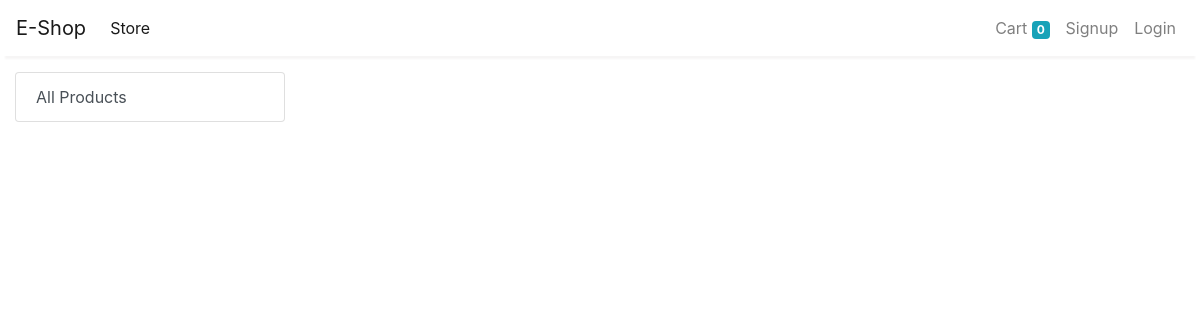
The page /store?category=2 on the database as committed earlier.
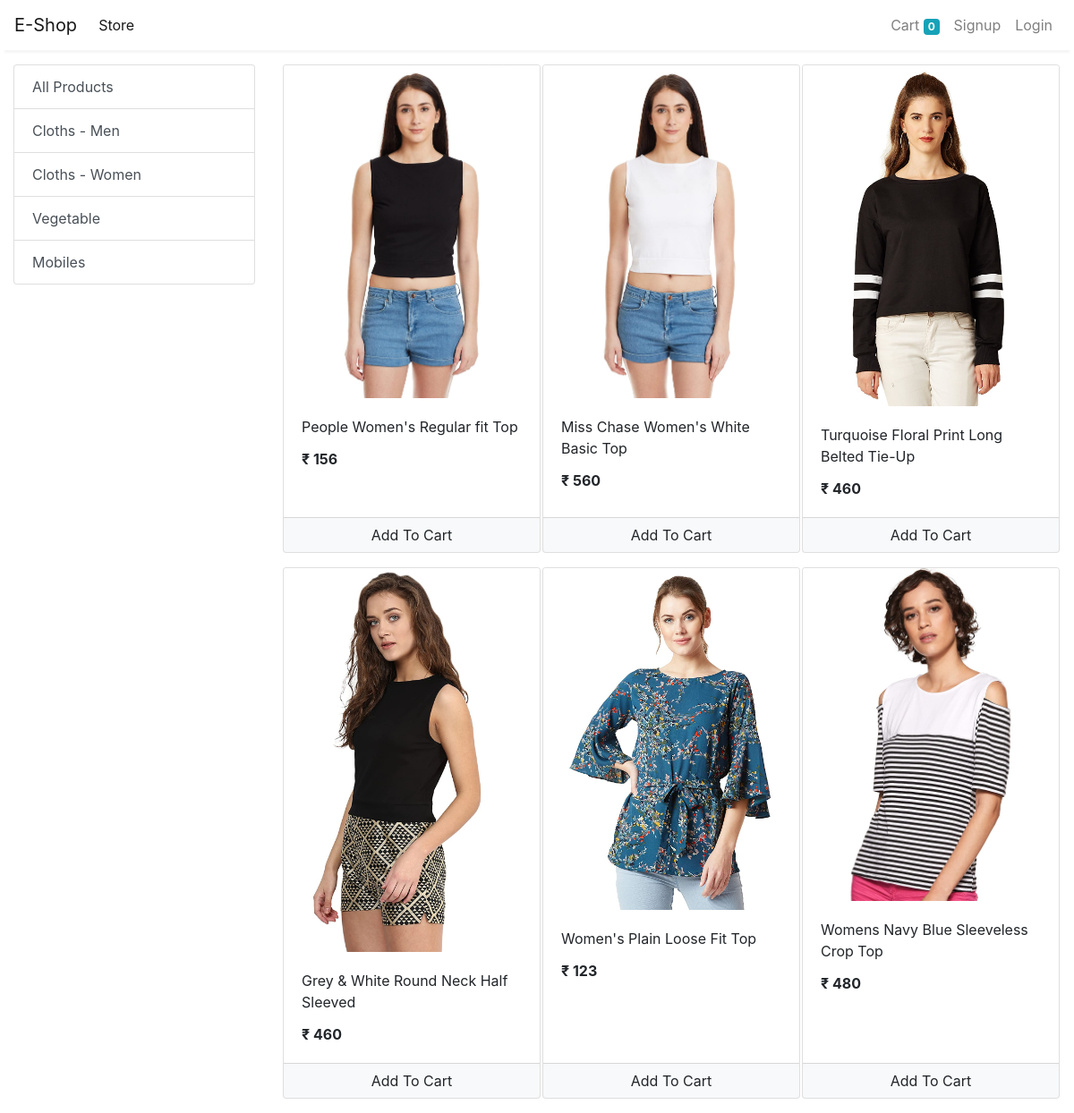
The same page on the database as committed later.
### store/models/category.py (models this page shows, shortened)
class Category(models.Model):
    name = models.CharField(max_length=20)
    @staticmethod
    def get_all_categories():
        return Category.objects.all()

### store/models/product.py (models this page shows, shortened)
class Product(models.Model):
    name = models.CharField(max_length=50)
    price = models.IntegerField(default=0)
    category = models.ForeignKey(Category, on_delete=models.CASCADE, default=1)
    description = models.CharField(max_length=200, default='' , null=True , blank=True)
    image = models.ImageField(upload_to='uploads/products/')
    @staticmethod
    def get_all_products_by_categoryid(category_id):
        if category_id:
            return Product.objects.filter(category = category_id)
        else:
            return Product.get_all_products();

### store/views/home.py (the view)
# urls.py: path('' , include('store.urls'))
def store(request):
    cart = request.session.get('cart')
    if not cart:
        request.session['cart'] = {}
    products = None
    categories = Category.get_all_categories()
    categoryID = request.GET.get('category')
    if categoryID:
        products = Product.get_all_products_by_categoryid(categoryID)
    else:
        products = Product.get_all_products();
    data = {}
    data['products'] = products
    data['categories'] = categories
    print('you are : ', request.session.get('email'))
    return render(request, 'index.html', data)

### store/templatetags/cart.py (called while the page is built)
@register.filter(name='is_in_cart')
def is_in_cart(product  , cart):
    keys = cart.keys()
    for id in keys:
        if int(id) == product.id:
            return True
    return False;

### store/templatetags/custom_filter.py (called while the page is built)
@register.filter(name='currency')
def currency(number):
    return "₹ "+str(number)

### store/templates/index.html (shortened to what this page needs)
{% extends 'base.html' %}
{% block content %}
{% load cart %}
{% load custom_filter %}
<div class="container-fluid mt-3">
	<div class="row">
		<div class="col-lg-3 mx-auto">
			<div class="list-group">
				<a href="/" class="list-group-item list-group-item-action">All Products</a>
				{% for category in categories %}
				<a href="/?category={{category.id}}"
					class="list-group-item list-group-item-action">{{category.name}}</a>
				{% endfor %}
			</div>
		</div>
		<div id='products' class="col-lg-9 mx-auto">
			<div class="row mx-auto">
				{% for product in products %}
				<div class="card mx-auto mb-3" id={{product.id}} style="width: 18rem;">
					<img class="card-img-top" src="{{product.image.url}}" alt="Card image cap">
					<div class="card-body">
						<p class="card-title">{{product.name}}</p>
						<p class="card-text"><b>{{product.price|currency}}</b></p>
					</div>
					<div class="card-footer p-0 no-gutters">
						{% if product|is_in_cart:request.session.cart %}
						<div class="row no-gutters">
							<form action="/#{{product.id}}" class="col-2 " method="post">
								{% csrf_token %}
								<input hidden type="text" name='product' value='{{product.id}}'>
								<input hidden type="text" name='remove' value='True'>
								<input type="submit" value=" - " class="btn btn-block btn-light border-right">
							</form>
							<div class="text-center col">{{product|cart_quantity:request.session.cart}} in Cart</div>
							<form action="/#{{product.id}}" class="col-2 " method="post">
								{% csrf_token %}
								<input hidden type="text" name='product' value='{{product.id}}'>
								<input type="submit" value=" + " class="btn btn-block btn-light border-left">
							</form>
						</div>
						{% else %}
						<form action="/#{{product.id}}" method="POST" class="btn-block">
							<input type="submit" class="float-right btn btn-light  form-control"
								value="Add To Cart">
						</form>
						{% endif %}
					</div>
				</div>
				{% endfor %}
			</div>
		</div>
	</div>
</div>
{% endblock %}

Rows that differ between the two databases and show on the page:
added Category: name "Cloths - Men"
added Category: name "Cloths - Women"
added Category: name "Vegetable"
added Category: name "Mobiles"
added Product: image (picture), name "People Women's Regular fit Top", price "₹ 156"
added Product: image (picture), name "Miss Chase Women's White Basic Top", price "₹ 560"
added Product: image (picture), name "Turquoise Floral Print Long Belted Tie-Up", price "₹ 460"
added Product: image (picture), name "Grey & White Round Neck Half Sleeved", price "₹ 460"
added Product: image (picture), name "Women's Plain Loose Fit Top", price "₹ 123"
added Product: image (picture), name "Womens Navy Blue Sleeveless Crop Top", price "₹ 480"
